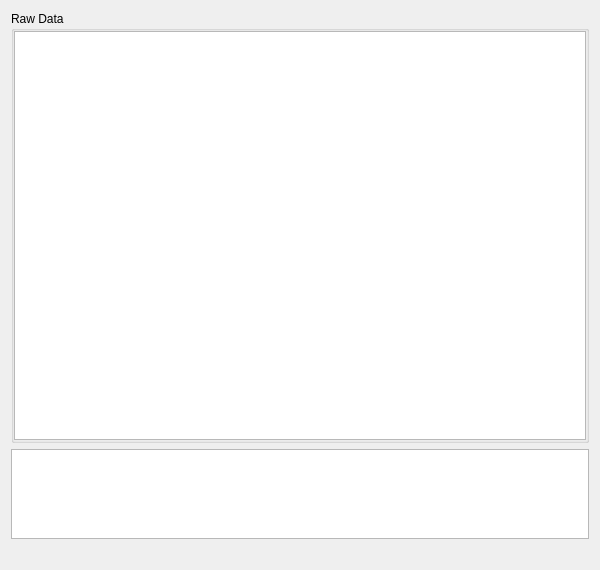
<?xml version="1.0" encoding="UTF-8"?>
<ui version="4.0">
 <class>RTDataWidget_base</class>
 <widget class="QWidget" name="RTDataWidget_base">
  <property name="geometry">
   <rect>
    <x>0</x>
    <y>0</y>
    <width>600</width>
    <height>570</height>
   </rect>
  </property>
  <property name="minimumSize">
   <size>
    <width>600</width>
    <height>570</height>
   </size>
  </property>
  <property name="windowTitle">
   <string>RTDataWidget</string>
  </property>
  <layout class="QGridLayout" name="gridLayout_2">
   <item row="0" column="0">
    <layout class="QVBoxLayout" name="verticalLayout">
     <item>
      <widget class="QGroupBox" name="groupBox">
       <property name="sizePolicy">
        <sizepolicy hsizetype="Preferred" vsizetype="Expanding">
         <horstretch>0</horstretch>
         <verstretch>0</verstretch>
        </sizepolicy>
       </property>
       <property name="minimumSize">
        <size>
         <width>0</width>
         <height>270</height>
        </size>
       </property>
       <property name="title">
        <string>Raw Data</string>
       </property>
       <layout class="QGridLayout" name="gridLayout">
        <property name="leftMargin">
         <number>0</number>
        </property>
        <property name="topMargin">
         <number>0</number>
        </property>
        <property name="rightMargin">
         <number>0</number>
        </property>
        <property name="bottomMargin">
         <number>0</number>
        </property>
        <item row="0" column="0">
         <widget class="QTableWidget" name="rawDataTableWidget">
          <property name="minimumSize">
           <size>
            <width>0</width>
            <height>150</height>
           </size>
          </property>
         </widget>
        </item>
       </layout>
      </widget>
     </item>
     <item>
      <widget class="QTextEdit" name="fStatusBox">
       <property name="sizePolicy">
        <sizepolicy hsizetype="Preferred" vsizetype="Fixed">
         <horstretch>0</horstretch>
         <verstretch>0</verstretch>
        </sizepolicy>
       </property>
       <property name="minimumSize">
        <size>
         <width>0</width>
         <height>90</height>
        </size>
       </property>
       <property name="maximumSize">
        <size>
         <width>16777215</width>
         <height>90</height>
        </size>
       </property>
      </widget>
     </item>
     <item>
      <spacer name="verticalSpacer">
       <property name="orientation">
        <enum>Qt::Vertical</enum>
       </property>
       <property name="sizeType">
        <enum>QSizePolicy::Fixed</enum>
       </property>
       <property name="sizeHint" stdset="0">
        <size>
         <width>20</width>
         <height>20</height>
        </size>
       </property>
      </spacer>
     </item>
    </layout>
   </item>
  </layout>
 </widget>
 <resources/>
 <connections/>
</ui>
